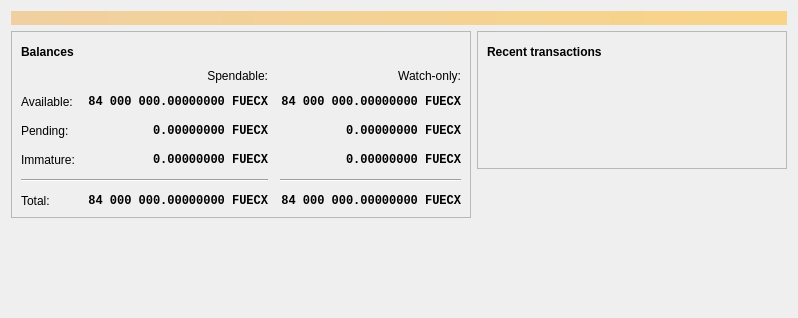
<?xml version="1.0" encoding="UTF-8"?>
<ui version="4.0">
 <class>OverviewPage</class>
 <widget class="QWidget" name="OverviewPage">
  <property name="geometry">
   <rect>
    <x>0</x>
    <y>0</y>
    <width>798</width>
    <height>318</height>
   </rect>
  </property>
  <property name="windowTitle">
   <string>Form</string>
  </property>
  <layout class="QVBoxLayout" name="topLayout">
   <item>
    <widget class="QLabel" name="labelAlerts">
     <property name="visible">
      <bool>false</bool>
     </property>
     <property name="styleSheet">
      <string notr="true">QLabel { background-color: qlineargradient(x1: 0, y1: 0, x2: 1, y2: 0, stop:0 #F0D0A0, stop:1 #F8D488); color:#000000; }</string>
     </property>
     <property name="wordWrap">
      <bool>true</bool>
     </property>
     <property name="margin">
      <number>3</number>
     </property>
     <property name="textInteractionFlags">
      <set>Qt::TextSelectableByMouse</set>
     </property>
    </widget>
   </item>
   <item>
    <layout class="QHBoxLayout" name="horizontalLayout" stretch="1,1">
     <item>
      <layout class="QVBoxLayout" name="verticalLayout_2">
       <item>
        <widget class="QFrame" name="frame">
         <property name="frameShape">
          <enum>QFrame::StyledPanel</enum>
         </property>
         <property name="frameShadow">
          <enum>QFrame::Raised</enum>
         </property>
         <layout class="QVBoxLayout" name="verticalLayout_4">
          <item>
           <layout class="QHBoxLayout" name="horizontalLayout_4">
            <item>
             <widget class="QLabel" name="label_5">
              <property name="font">
               <font>
                <weight>75</weight>
                <bold>true</bold>
               </font>
              </property>
              <property name="text">
               <string>Balances</string>
              </property>
             </widget>
            </item>
            <item>
             <widget class="QPushButton" name="labelWalletStatus">
              <property name="enabled">
               <bool>true</bool>
              </property>
              <property name="maximumSize">
               <size>
                <width>30</width>
                <height>16777215</height>
               </size>
              </property>
              <property name="toolTip">
               <string>The displayed information may be out of date. Your wallet automatically synchronizes with the FuerteCoinXtreme network after a connection is established, but this process has not completed yet.</string>
              </property>
              <property name="text">
               <string/>
              </property>
              <property name="icon">
               <iconset resource="../bitcoin.qrc">
                <normaloff>:/icons/warning</normaloff>
                <disabledoff>:/icons/warning</disabledoff>:/icons/warning</iconset>
              </property>
              <property name="iconSize">
               <size>
                <width>24</width>
                <height>24</height>
               </size>
              </property>
              <property name="flat">
               <bool>true</bool>
              </property>
             </widget>
            </item>
            <item>
             <spacer name="horizontalSpacer_3">
              <property name="orientation">
               <enum>Qt::Horizontal</enum>
              </property>
              <property name="sizeHint" stdset="0">
               <size>
                <width>40</width>
                <height>20</height>
               </size>
              </property>
             </spacer>
            </item>
           </layout>
          </item>
          <item>
           <layout class="QGridLayout" name="gridLayout">
            <property name="spacing">
             <number>12</number>
            </property>
            <item row="2" column="2">
             <widget class="QLabel" name="labelWatchPending">
              <property name="font">
               <font>
                <family>Monospace</family>
                <weight>75</weight>
                <bold>true</bold>
               </font>
              </property>
              <property name="cursor">
               <cursorShape>IBeamCursor</cursorShape>
              </property>
              <property name="toolTip">
               <string>Unconfirmed transactions to watch-only addresses</string>
              </property>
              <property name="text">
               <string notr="true">0.00000000 FUECX</string>
              </property>
              <property name="alignment">
               <set>Qt::AlignRight|Qt::AlignTrailing|Qt::AlignVCenter</set>
              </property>
              <property name="textInteractionFlags">
               <set>Qt::LinksAccessibleByMouse|Qt::TextSelectableByKeyboard|Qt::TextSelectableByMouse</set>
              </property>
             </widget>
            </item>
            <item row="2" column="1">
             <widget class="QLabel" name="labelUnconfirmed">
              <property name="font">
               <font>
                <family>Monospace</family>
                <weight>75</weight>
                <bold>true</bold>
               </font>
              </property>
              <property name="cursor">
               <cursorShape>IBeamCursor</cursorShape>
              </property>
              <property name="toolTip">
               <string>Total of transactions that have yet to be confirmed, and do not yet count toward the spendable balance</string>
              </property>
              <property name="text">
               <string notr="true">0.00000000 FUECX</string>
              </property>
              <property name="alignment">
               <set>Qt::AlignRight|Qt::AlignTrailing|Qt::AlignVCenter</set>
              </property>
              <property name="textInteractionFlags">
               <set>Qt::LinksAccessibleByMouse|Qt::TextSelectableByKeyboard|Qt::TextSelectableByMouse</set>
              </property>
             </widget>
            </item>
            <item row="3" column="2">
             <widget class="QLabel" name="labelWatchImmature">
              <property name="font">
               <font>
                <family>Monospace</family>
                <weight>75</weight>
                <bold>true</bold>
               </font>
              </property>
              <property name="cursor">
               <cursorShape>IBeamCursor</cursorShape>
              </property>
              <property name="toolTip">
               <string>Mined balance in watch-only addresses that has not yet matured</string>
              </property>
              <property name="text">
               <string notr="true">0.00000000 FUECX</string>
              </property>
              <property name="alignment">
               <set>Qt::AlignRight|Qt::AlignTrailing|Qt::AlignVCenter</set>
              </property>
              <property name="textInteractionFlags">
               <set>Qt::LinksAccessibleByMouse|Qt::TextSelectableByKeyboard|Qt::TextSelectableByMouse</set>
              </property>
             </widget>
            </item>
            <item row="4" column="0" colspan="2">
             <widget class="Line" name="line">
              <property name="orientation">
               <enum>Qt::Horizontal</enum>
              </property>
             </widget>
            </item>
            <item row="4" column="2">
             <widget class="Line" name="lineWatchBalance">
              <property name="sizePolicy">
               <sizepolicy hsizetype="Preferred" vsizetype="Fixed">
                <horstretch>0</horstretch>
                <verstretch>0</verstretch>
               </sizepolicy>
              </property>
              <property name="minimumSize">
               <size>
                <width>140</width>
                <height>0</height>
               </size>
              </property>
              <property name="orientation">
               <enum>Qt::Horizontal</enum>
              </property>
             </widget>
            </item>
            <item row="5" column="0">
             <widget class="QLabel" name="labelTotalText">
              <property name="text">
               <string>Total:</string>
              </property>
             </widget>
            </item>
            <item row="3" column="1">
             <widget class="QLabel" name="labelImmature">
              <property name="font">
               <font>
                <family>Monospace</family>
                <weight>75</weight>
                <bold>true</bold>
               </font>
              </property>
              <property name="cursor">
               <cursorShape>IBeamCursor</cursorShape>
              </property>
              <property name="toolTip">
               <string>Mined balance that has not yet matured</string>
              </property>
              <property name="text">
               <string notr="true">0.00000000 FUECX</string>
              </property>
              <property name="alignment">
               <set>Qt::AlignRight|Qt::AlignTrailing|Qt::AlignVCenter</set>
              </property>
              <property name="textInteractionFlags">
               <set>Qt::LinksAccessibleByMouse|Qt::TextSelectableByKeyboard|Qt::TextSelectableByMouse</set>
              </property>
             </widget>
            </item>
            <item row="2" column="3">
             <spacer name="horizontalSpacer_2">
              <property name="orientation">
               <enum>Qt::Horizontal</enum>
              </property>
              <property name="sizeHint" stdset="0">
               <size>
                <width>40</width>
                <height>20</height>
               </size>
              </property>
             </spacer>
            </item>
            <item row="3" column="0">
             <widget class="QLabel" name="labelImmatureText">
              <property name="text">
               <string>Immature:</string>
              </property>
             </widget>
            </item>
            <item row="5" column="1">
             <widget class="QLabel" name="labelTotal">
              <property name="font">
               <font>
                <family>Monospace</family>
                <weight>75</weight>
                <bold>true</bold>
               </font>
              </property>
              <property name="cursor">
               <cursorShape>IBeamCursor</cursorShape>
              </property>
              <property name="toolTip">
               <string>Your current total balance</string>
              </property>
              <property name="text">
               <string notr="true">84 000 000.00000000 FUECX</string>
              </property>
              <property name="alignment">
               <set>Qt::AlignRight|Qt::AlignTrailing|Qt::AlignVCenter</set>
              </property>
              <property name="textInteractionFlags">
               <set>Qt::LinksAccessibleByMouse|Qt::TextSelectableByKeyboard|Qt::TextSelectableByMouse</set>
              </property>
             </widget>
            </item>
            <item row="5" column="2">
             <widget class="QLabel" name="labelWatchTotal">
              <property name="font">
               <font>
                <family>Monospace</family>
                <weight>75</weight>
                <bold>true</bold>
               </font>
              </property>
              <property name="cursor">
               <cursorShape>IBeamCursor</cursorShape>
              </property>
              <property name="toolTip">
               <string>Current total balance in watch-only addresses</string>
              </property>
              <property name="text">
               <string notr="true">84 000 000.00000000 FUECX</string>
              </property>
              <property name="alignment">
               <set>Qt::AlignRight|Qt::AlignTrailing|Qt::AlignVCenter</set>
              </property>
              <property name="textInteractionFlags">
               <set>Qt::LinksAccessibleByMouse|Qt::TextSelectableByKeyboard|Qt::TextSelectableByMouse</set>
              </property>
             </widget>
            </item>
            <item row="0" column="2">
             <widget class="QLabel" name="labelWatchonly">
              <property name="text">
               <string>Watch-only:</string>
              </property>
              <property name="alignment">
               <set>Qt::AlignRight|Qt::AlignTrailing|Qt::AlignVCenter</set>
              </property>
             </widget>
            </item>
            <item row="1" column="0">
             <widget class="QLabel" name="labelBalanceText">
              <property name="text">
               <string>Available:</string>
              </property>
             </widget>
            </item>
            <item row="1" column="1">
             <widget class="QLabel" name="labelBalance">
              <property name="font">
               <font>
                <family>Monospace</family>
                <weight>75</weight>
                <bold>true</bold>
               </font>
              </property>
              <property name="cursor">
               <cursorShape>IBeamCursor</cursorShape>
              </property>
              <property name="toolTip">
               <string>Your current spendable balance</string>
              </property>
              <property name="text">
               <string notr="true">84 000 000.00000000 FUECX</string>
              </property>
              <property name="alignment">
               <set>Qt::AlignRight|Qt::AlignTrailing|Qt::AlignVCenter</set>
              </property>
              <property name="textInteractionFlags">
               <set>Qt::LinksAccessibleByMouse|Qt::TextSelectableByKeyboard|Qt::TextSelectableByMouse</set>
              </property>
             </widget>
            </item>
            <item row="1" column="2">
             <widget class="QLabel" name="labelWatchAvailable">
              <property name="font">
               <font>
                <family>Monospace</family>
                <weight>75</weight>
                <bold>true</bold>
               </font>
              </property>
              <property name="cursor">
               <cursorShape>IBeamCursor</cursorShape>
              </property>
              <property name="toolTip">
               <string>Your current balance in watch-only addresses</string>
              </property>
              <property name="text">
               <string notr="true">84 000 000.00000000 FUECX</string>
              </property>
              <property name="alignment">
               <set>Qt::AlignRight|Qt::AlignTrailing|Qt::AlignVCenter</set>
              </property>
              <property name="textInteractionFlags">
               <set>Qt::LinksAccessibleByMouse|Qt::TextSelectableByKeyboard|Qt::TextSelectableByMouse</set>
              </property>
             </widget>
            </item>
            <item row="2" column="0">
             <widget class="QLabel" name="labelPendingText">
              <property name="text">
               <string>Pending:</string>
              </property>
             </widget>
            </item>
            <item row="0" column="1">
             <widget class="QLabel" name="labelSpendable">
              <property name="text">
               <string>Spendable:</string>
              </property>
              <property name="alignment">
               <set>Qt::AlignRight|Qt::AlignTrailing|Qt::AlignVCenter</set>
              </property>
             </widget>
            </item>
           </layout>
          </item>
         </layout>
        </widget>
       </item>
       <item>
        <spacer name="verticalSpacer">
         <property name="orientation">
          <enum>Qt::Vertical</enum>
         </property>
         <property name="sizeHint" stdset="0">
          <size>
           <width>20</width>
           <height>40</height>
          </size>
         </property>
        </spacer>
       </item>
      </layout>
     </item>
     <item>
      <layout class="QVBoxLayout" name="verticalLayout_3">
       <item>
        <widget class="QFrame" name="frame_2">
         <property name="frameShape">
          <enum>QFrame::StyledPanel</enum>
         </property>
         <property name="frameShadow">
          <enum>QFrame::Raised</enum>
         </property>
         <layout class="QVBoxLayout" name="verticalLayout">
          <item>
           <layout class="QHBoxLayout" name="horizontalLayout_2">
            <item>
             <widget class="QLabel" name="label_4">
              <property name="font">
               <font>
                <weight>75</weight>
                <bold>true</bold>
               </font>
              </property>
              <property name="text">
               <string>Recent transactions</string>
              </property>
             </widget>
            </item>
            <item>
             <widget class="QPushButton" name="labelTransactionsStatus">
              <property name="enabled">
               <bool>true</bool>
              </property>
              <property name="maximumSize">
               <size>
                <width>30</width>
                <height>16777215</height>
               </size>
              </property>
              <property name="toolTip">
               <string>The displayed information may be out of date. Your wallet automatically synchronizes with the FuerteCoinXtreme network after a connection is established, but this process has not completed yet.</string>
              </property>
              <property name="text">
               <string/>
              </property>
              <property name="icon">
               <iconset resource="../bitcoin.qrc">
                <normaloff>:/icons/warning</normaloff>
                <disabledoff>:/icons/warning</disabledoff>:/icons/warning</iconset>
              </property>
              <property name="iconSize">
               <size>
                <width>24</width>
                <height>24</height>
               </size>
              </property>
              <property name="flat">
               <bool>true</bool>
              </property>
             </widget>
            </item>
            <item>
             <spacer name="horizontalSpacer">
              <property name="orientation">
               <enum>Qt::Horizontal</enum>
              </property>
              <property name="sizeHint" stdset="0">
               <size>
                <width>40</width>
                <height>20</height>
               </size>
              </property>
             </spacer>
            </item>
           </layout>
          </item>
          <item>
           <widget class="TransactionOverviewWidget" name="listTransactions">
            <property name="styleSheet">
             <string notr="true">QListView { background: transparent; }</string>
            </property>
            <property name="frameShape">
             <enum>QFrame::NoFrame</enum>
            </property>
            <property name="verticalScrollBarPolicy">
             <enum>Qt::ScrollBarAlwaysOff</enum>
            </property>
            <property name="horizontalScrollBarPolicy">
             <enum>Qt::ScrollBarAlwaysOff</enum>
            </property>
            <property name="sizeAdjustPolicy">
             <enum>QAbstractScrollArea::AdjustToContents</enum>
            </property>
            <property name="selectionMode">
             <enum>QAbstractItemView::NoSelection</enum>
            </property>
            <property name="uniformItemSizes">
             <bool>true</bool>
            </property>
           </widget>
          </item>
         </layout>
        </widget>
       </item>
       <item>
        <spacer name="verticalSpacer_2">
         <property name="orientation">
          <enum>Qt::Vertical</enum>
         </property>
         <property name="sizeHint" stdset="0">
          <size>
           <width>20</width>
           <height>40</height>
          </size>
         </property>
        </spacer>
       </item>
      </layout>
     </item>
    </layout>
   </item>
  </layout>
 </widget>
 <customwidgets>
  <customwidget>
   <class>TransactionOverviewWidget</class>
   <extends>QListView</extends>
   <header>qt/transactionoverviewwidget.h</header>
  </customwidget>
 </customwidgets>
 <resources/>
 <connections/>
</ui>
